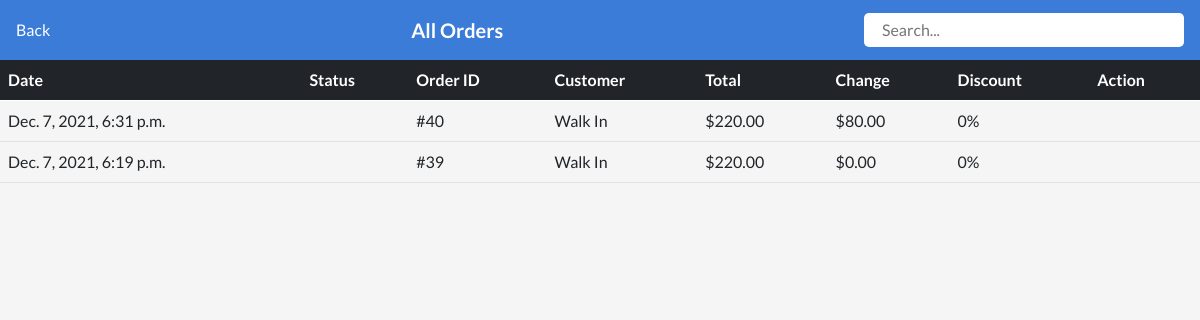
Before: /restaurant/all-payments/7/ (signed in) with the older database file.
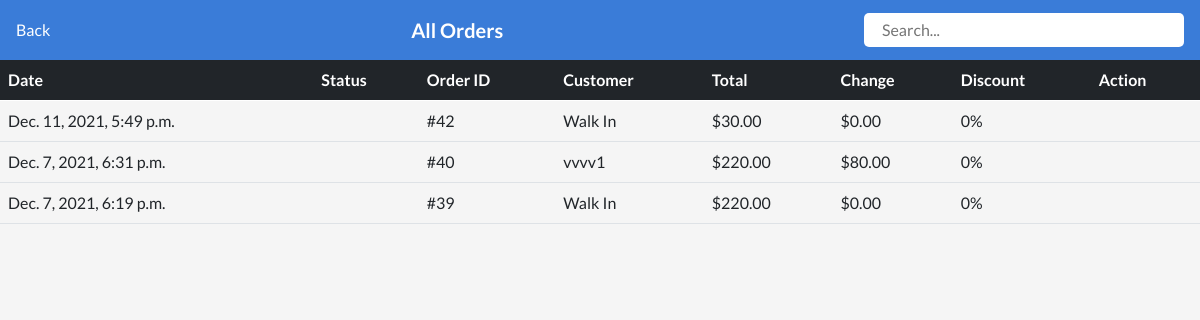
After: the same page with the newer database file.
### restaurant/models.py (models this page shows, shortened)
class RestCheckout(models.Model):
    STATUS_CHOICE = (
        ("PAID", "PAID"),
        ("UNPAID", "UNPAID")
    )
    PAYMENT_CHOICE = (
        ("CASH", "CASH"),
        ("Credit Card", "Credit Card"),
        ("bKash", "bKash"),
        ("Nagad", "Nagad")
    )
    created_at = models.DateTimeField(default=datetime.now)
    updated_at = models.DateTimeField(default=datetime.now)
    shop = models.ForeignKey(Shop, on_delete=models.SET_NULL, null=True)
    items = models.ManyToManyField(CartItems)
    customer = models.ForeignKey(Customer, on_delete=models.SET_NULL, null=True, blank=True)
    discount = models.IntegerField(null=True, blank=True)
    grand_total = models.DecimalField(decimal_places=2, max_digits=10, default=0.00)
    amount_received = models.DecimalField(decimal_places=2, max_digits=10, default=0.00)
    change = models.DecimalField(decimal_places=2, max_digits=10, default=0.00)
    status = models.CharField(max_length=255, null=True, choices=STATUS_CHOICE)
    payment_method = models.CharField(max_length=120, null=True, choices=PAYMENT_CHOICE, default="CASH")
    payment_number = models.CharField(max_length=120, null=True, blank=True)
    class Meta:
        ordering = ["-id"]

class Customer(models.Model):
    added_by = models.ForeignKey(User, on_delete=models.CASCADE, null=True)
    customer_name = models.CharField(max_length=255)
    customer_contact = models.CharField(max_length=255)
    customer_email = models.EmailField(unique=True)
    customer_add = models.TextField()
    created_at = models.DateTimeField(auto_now_add=True, null=True)
    class Meta:
        ordering = ["-id"]

### restaurant/views.py (the view)
# urls.py: path("all-payments/<int:shop_id>/", restaurantAllPaymentsView, name="restaurant-all-payments"),
def restaurantAllPaymentsView(request, shop_id):
    shopId = get_object_or_404(Shop, pk=shop_id)
    if shopId.user == request.user:
        print(f"{shopId=}")
        orders = RestCheckout.objects.filter(shop=shopId)
        args = {
            "orders": orders,
            "shopId": shopId,
        }
        return render(request, "restaurant/restaurantAllPayments.html", args)
    else:
        return redirect("warning")

### SAAS/models.py (called while the page is built)
    def __str__(self):
        return self.shop_name

### restaurant/templates/restaurant/restaurantAllPayments.html (shortened to what this page needs)
{% extends "restaurant/base.html" %}
{% load static %}
{% block content %}
<link rel="stylesheet" href="{% static 'css/restaurant/restaurantAllPayments.css' %}" />
{% include "restaurant/sidebar.html" %}
<section class="restaurant__allPaymentContent">
    <div id="restaurant__allPaymentHeader" class="d-flex justify-content-between align-items-center px-3">
        <section>
            <a href="{% url 'open-restaurant' shopId.id %}" class="text-white">
                 Back
            </a>
        </section>
        <section class="restaurant__allOrdersHeaderTitle">
            <h5 class="text-white fw-bold">All Orders</h5>
        </section>
        <section>
            <div class="d-flex align-items-center restaurant__allPaymentsSearchContent bg-white px-2 py-1 pe-1">
                <input onkeyup="matchName(this)" class="w-100" type="search" placeholder="Search..." />
            </div>
        </section>
    </div>
    <div class="restaurant__allPaymentTableSection">
        <section class="table-responsive">
            <table class="table">
                <thead class="table-dark">
                <tr>
                    <th scope="col">Date</th>
                    <th scope="col">Status</th>
                    <th scope="col" colspan="2">Order ID</th>
                    <th scope="col">Customer</th>
                    <th scope="col">Total</th>
                    <th scope="col">Change</th>
                    <th scope="col">Discount</th>
                    <th scope="col">Action</th>
                </tr>
                </thead>
                <tbody class="restaurant__allPaymentOrdersTable">
                    {% for o in orders %}
                    <tr>
                        <td>
                            <a href="{% url 'restaurant-order-details' shopId.id o.id %}" class="w-100 d-flex text-dark restaurant__orderDate">
                                {{ o.created_at }}
                            </a>
                        </td>
                        <td>
                        </td>
                        <td colspan="2">
                            <a href="{% url 'restaurant-order-details' shopId.id o.id %}" class="w-100 d-flex text-dark restaurant__paymentOrderId">
                                #{{ o.id }}
                            </a>
                        </td>
                        <td>
                            <a href="{% url 'restaurant-order-details' shopId.id o.id %}" class="w-100 d-flex text-dark restaurant__paymentCustName">
                                {{o.customer.customer_name}}
                            </a>
                        </td>
                        <td>
                            <a href="{% url 'restaurant-order-details' shopId.id o.id %}" class="w-100 d-flex text-dark restaurant__grandTotal">
                                ${{o.grand_total}}
                            </a>
                        </td>
                        <td>
                            <a href="{% url 'restaurant-order-details' shopId.id o.id %}" class="w-100 d-flex text-dark restaurant__change">
                                ${{o.change}}
                            </a>
                        </td>
                        <td>
                            <a href="{% url 'restaurant-order-details' shopId.id o.id %}" class="w-100 d-flex text-dark restaurant__discount">
                                {{o.discount}}%
                            </a>
                        </td>
                        <td>
                        </td>
                    </tr>
                    {% endfor %}
                </tbody>
            </table>
        </section>
    </div>
</section>
{% endblock %}

### restaurant/templates/restaurant/base.html (shortened to what this page needs)
{% load static %}
<!DOCTYPE html>
<html lang="en">
  <head>
    <link
      href="https://cdn.jsdelivr.net/npm/bootstrap@5.0.2/dist/css/bootstrap.min.css"
      rel="stylesheet"
    />
    <link rel="stylesheet" href="{% static 'css/restaurant/base.css' %}">
  </head>
  <body>
    {% block content %}{% endblock %}
  </body>
</html>

### restaurant/templates/restaurant/sidebar.html (shortened to what this page needs)
{% load static %}
<link rel="stylesheet" href="{% static 'css/restaurant/sidebar.css' %}" />

### static/css/restaurant/base.css (style rules this page uses)
*, *::before, *::after { box-sizing: border-box; list-style: none !important; text-decoration: none !important; font-family: 'Lato', sans-serif; }
:root { --background-primary: #f5f5f5; --blue-primary: #3a7cd8; --blue-second-primary: #CAE8F4; --dark-primary: #111; --green-primary: #4EC274; --dark-blue-primary: #434C55; --white-primary: #fff; --blue-third-primary: #bfdeff; --green-primary: #198E6C; }
body { background-color: var(--background-primary); }

### static/css/restaurant/restaurantAllPayments.css (style rules this page uses)
#restaurant__allPaymentHeader { background-color: var(--blue-primary); padding-top: 0.8rem; padding-bottom: 0.8rem; }
.restaurant__allOrdersHeaderTitle > h5 { margin-block-start: 0 !important; margin-block-end: 0 !important; }
.restaurant__allPaymentsSearchContent { width: 20rem; border-radius: 5px; }
.restaurant__allPaymentsSearchContent > input { outline: none; border: none; }

Changed rows visible on the page:
added RestCheckout: created_at "Dec. 11, 2021, 5:49 p.m.", id "42", customer.customer_name "Walk In", grand_total "30.00", change "0.00", discount "0"
changed RestCheckout id 40: customer.customer_name "Walk In" → "vvvv1"
